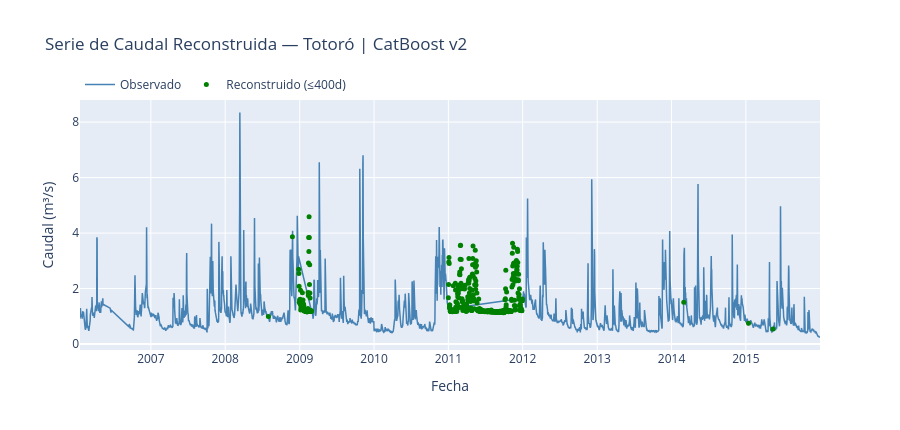

The notebook cell saved with this chart:
### Code cell
# ── Visualización interactiva ─────────────────────────────────────────────────
obs_s  = df_final[df_final['Fuente'] == 'Observado']
rec_s  = df_final[df_final['Fuente'].str.contains('Reconstruido \(')]
nrec_s = df_final[df_final['Fuente'].str.contains('No reconstruido')]

fig = go.Figure()
fig.add_trace(go.Scatter(
    x=obs_s.index, y=obs_s['Caudal_m3s'],
    mode='lines', name='Observado',
    line=dict(color='steelblue', width=1.5)
))
fig.add_trace(go.Scatter(
    x=rec_s.index, y=rec_s['Caudal_m3s'],
    mode='markers', name=f'Reconstruido (≤{UMBRAL}d)',
    marker=dict(color='green', size=5)
))
if len(nrec_s) > 0:
    fig.add_trace(go.Scatter(
        x=nrec_s.index, y=[0]*len(nrec_s),
        mode='markers', name=f'No reconstruido (>{UMBRAL}d)',
        marker=dict(color='tomato', size=3, symbol='x')
    ))

fig.update_layout(
    title=f'Serie de Caudal Reconstruida — Totoró | CatBoost v2',
    xaxis_title='Fecha', yaxis_title='Caudal (m³/s)',
    hovermode='x unified', height=430,
    legend=dict(x=0, y=1.12, orientation='h')
)
fig.show()

### Figure 1 — Plotly figure (JSON) as saved in the notebook; plotly's stock layout.template omitted (floating-point values rounded to 4 significant figures; data arrays with more than 128 entries replaced by an {"elided": "..."} marker saying what was removed)
{"data": [{"line": {"color": "steelblue", "width": 1.5}, "mode": "lines", "name": "Observado", "type": "scatter", "x": {"elided": "3048 str values"}, "y": {"elided": "3048 float values"}}, {"marker": {"color": "green", "size": 5}, "mode": "markers", "name": "Reconstruido (≤400d)", "type": "scatter", "x": {"elided": "434 str values"}, "y": {"elided": "434 float values"}}], "layout": {"height": 430, "hovermode": "x unified", "legend": {"orientation": "h", "x": 0, "y": 1.12}, "title": {"text": "Serie de Caudal Reconstruida — Totoró | CatBoost v2"}, "xaxis": {"title": {"text": "Fecha"}}, "yaxis": {"title": {"text": "Caudal (m³/s)"}}}}
